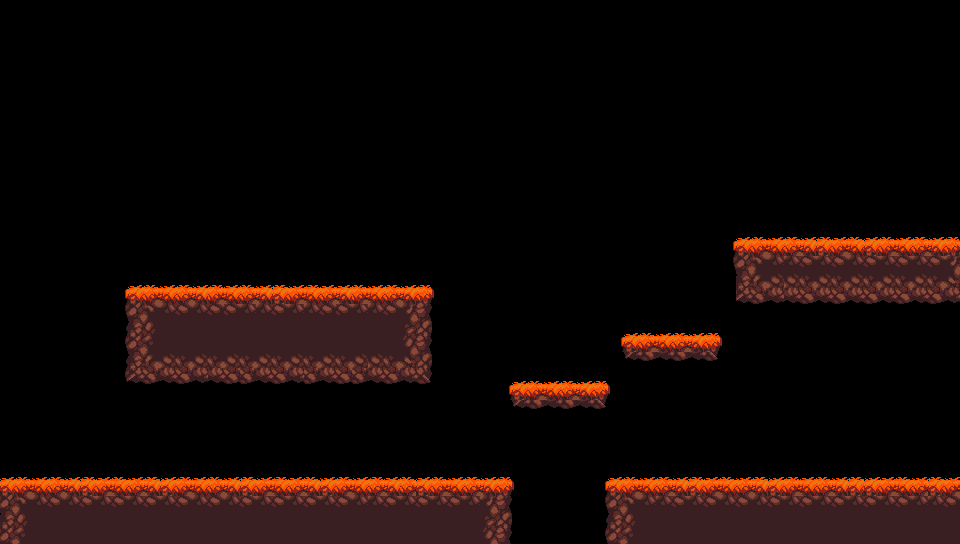

The image is a tile-based game level rendered from a .tmx file. Its description and source (layers, tilesets, objects; grid data summarised) follow:
An orthogonal 60x34 tile map with 16x16 px tiles, 4 tile layers (Background, Background2, Platforms, Parede).

<map version="1.10" tiledversion="1.11.2" orientation="orthogonal" renderorder="right-down" width="60" height="34" tilewidth="16" tileheight="16" infinite="0" nextlayerid="6" nextobjectid="1">
 <tileset firstgid="1" name="Tileset" tilewidth="16" tileheight="16" tilecount="260" columns="26">
  <image source="../Tilesets/Autumn Forest 2D Pixel Art/Tileset/Tileset.png" width="416" height="160" />
 </tileset>
 <layer id="1" name="Background" width="60" height="34">
  <data>[2040 cells, 330 non-empty, 44 distinct tile ids]</data>
 </layer>
 <layer id="5" name="Background2" width="60" height="34">
  <data>[2040 cells, 99 non-empty, 6 distinct tile ids]</data>
 </layer>
 <layer id="2" name="Platforms" width="60" height="34">
  <data>[2040 cells, 99 non-empty, 6 distinct tile ids]</data>
 </layer>
 <layer id="3" name="Parede" width="60" height="34">
  <data>[2040 cells, 0 non-empty, 0 distinct tile ids]</data>
 </layer>
</map>
